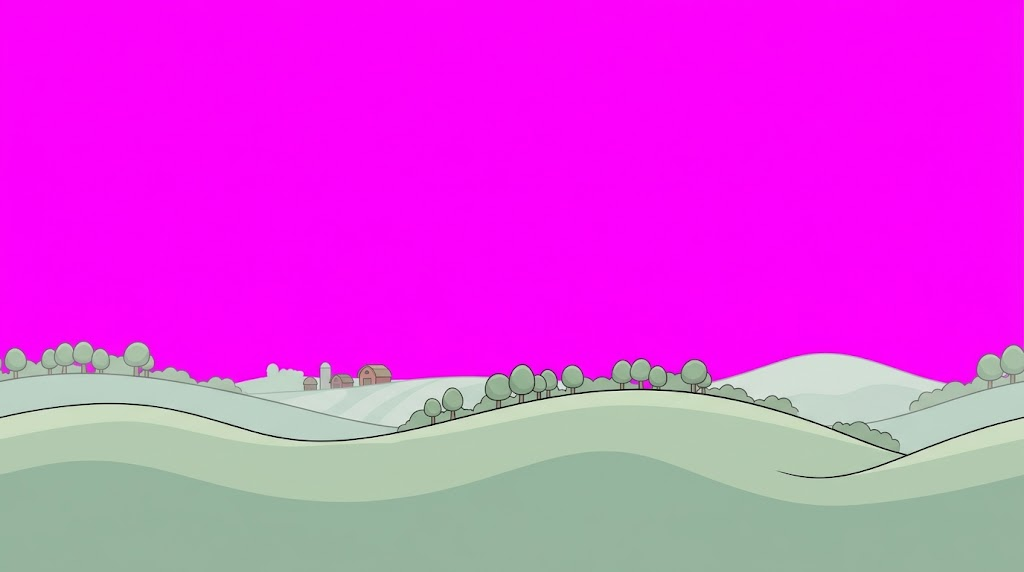
#> input picture sheets/v3/2d-side-scrolling-mobile-game-background-art-b-1788517217695-1.png, 1024 x 572 px, found by its file name
$ python bg_layers.py
#> lines starting #> are read from the running program, lines starting #| are printed output that depends on the picture
### tools/paths.py
# -*- coding: utf-8 -*-
"""Where the raw generations live, now that they no longer live here.

   The game folder holds what SHIPS plus the scripts that rebuild it. The
   sheets those scripts read -- every Gemini render, the reference art, the
   30-second music masters -- are 145MB of source that the game never loads,
   so they sit with the tool that made them instead:

       Gemini Studio / dgh /  sheets  ref  audio  concept  frames  anim_src

   which is also the DGH section in the Studio dashboard, so a sheet can be
   looked at, re-cut or re-generated from the same place.

   Every cut_*.py reads from SHEETS, every gen_*.py writes into it, and the
   art they produce still lands in art/ and anim/ next to the game. Override
   with DGH_ARCHIVE if the studio ever moves."""
import os

ROOT = os.path.dirname(os.path.dirname(os.path.abspath(__file__)))   # the game

ARCHIVE = os.environ.get('DGH_ARCHIVE') or os.path.join(
    os.path.dirname(ROOT), 'Gemini Prompt Sender', 'dashboard', 'dgh')

SHEETS  = os.path.join(ARCHIVE, 'sheets')      # v2 / v3 / v4, the raw renders
REF     = os.path.join(ARCHIVE, 'ref')         # key art + attachment references
AUDIOSRC= os.path.join(ARCHIVE, 'audio')       # the 192k music masters

def sheets(*parts):
    return os.path.join(SHEETS, *parts)

# [8 lines left out: function need, not called in this run]

### tools/bg_layers.py
# -*- coding: utf-8 -*-
"""Cut the generated parallax layers into looping, transparent tiles.

   Three layers, generated separately by tools/gen_bg.py so they can move at
   different speeds: hills, then the farm, then the fence you run past. Each is
   asked for on a flat magenta field instead of a painted sky -- magenta is in
   none of the palettes, so it keys out cleanly, and keying it is the whole
   point: the game draws ONE sky behind everything and no layer ever has to
   agree with another about what colour the sky is.

   Each layer also has to loop. A generator will not give you that, so the seam
   is searched for the same way tools/farm_seams.py searches: score the columns
   near the right-hand edge against the columns near the left, keep the pair
   that matches best, and crop between them. What is left tiles.

     python tools/bg_layers.py           # -> art/bg/far|mid|near.webp
"""
import os, sys
sys.path.insert(0, os.path.dirname(os.path.abspath(__file__)))
from paths import SHEETS, REF, AUDIOSRC, ROOT as GAME, sheets, need
import os, sys
from PIL import Image

SRC = sheets('v3')
OUT = 'art/bg'
# (source file, layer name, how much of the left/right edge to search)
LAYERS = [
    ('2d-side-scrolling-mobile-game-background-art-b-1788517217695-1.png', 'far',  0.30),
    ('2d-side-scrolling-mobile-game-background-art-b-1788517257993-1.png', 'mid',  0.22),
    ('2d-side-scrolling-mobile-game-background-art-b-1788517312713-1.png', 'near', 0.26),
]
STEP = 2


def key_magenta(im):
    """Magenta out, and pull the fringe off whatever it touched."""
    im = im.convert('RGBA')
    w, h = im.size
    px = im.load()
    def magenta(c):
        return c[0] > 150 and c[2] > 150 and c[1] < 110 and (c[0]-c[1]) > 60 and (c[2]-c[1]) > 60
    for y in range(h):
        for x in range(w):
            if magenta(px[x, y]): px[x, y] = (0, 0, 0, 0)
    # the half-keyed pixels around an edge read as a purple rim over a blue sky
    for y in range(h):
        for x in range(w):
            c = px[x, y]
            if not c[3]: continue
            if c[0] > c[1] + 40 and c[2] > c[1] + 40:
                g = c[1]
                px[x, y] = (min(c[0], g + 40), g, min(c[2], g + 40), 190)
    return im


def loop_seam(im, window):
    """-> (x0, x1) to crop, so the left and right edges meet."""
    w, h = im.size
    px = im.load()
    rows = [y for y in range(0, h, 3)]
    def col(x):
        return [px[x, y] for y in rows]
    def diff(a, b):
        s = 0
        for ca, cb in zip(a, b):
            if ca[3] == 0 and cb[3] == 0: continue
            s += abs(ca[0]-cb[0]) + abs(ca[1]-cb[1]) + abs(ca[2]-cb[2]) + abs(ca[3]-cb[3])*2
        return s
    left = range(0, int(w*window), STEP)
    right = range(int(w*(1-window)), w, STEP)
    lc = {x: col(x) for x in left}
    rc = {x: col(x) for x in right}
    best = None
    for a in right:
        for b in left:
            if a - b < w*0.45: continue          # keep a decent length
            s = diff(rc[a], lc[b])
            if best is None or s < best[2]: best = (b, a, s)
    return best


def trim_baseline(im):
    """Drop the solid dark rule the generator paints along the ground line.

       It is a fine detail in a picture that stands on its own and a hard black
       rule straight across the farm once the buildings are standing in a field
       the game draws -- so the rows that are opaque all the way across AND dark
       all the way across come off the bottom."""
    w, h = im.size
    px = im.load()
    cut = h
    for y in range(h-1, int(h*0.85), -1):
        row = [px[x, y] for x in range(0, w, 5)]
        op = [c for c in row if c[3] > 120]
        if len(op) > len(row)*0.92 and all(max(c[:3]) < 90 for c in op):
            cut = y
        elif op:
            break
    return im.crop((0, 0, w, cut)) if cut < h else im


def content_rows(im):
    """Where the drawn part of the layer starts and ends, as fractions."""
    w, h = im.size
    px = im.load()
    top = bot = None
    for y in range(h):
        if any(px[x, y][3] > 40 for x in range(0, w, 5)):
            if top is None: top = y
            bot = y
    return top/float(h), (bot+1)/float(h)


def main():
    os.makedirs(OUT, exist_ok=True)
    for src, name, window in LAYERS:
        im = key_magenta(Image.open(os.path.join(SRC, src)))
#> in key_magenta, im is the input picture: PIL image 1024x572 RGBA; mean R, G, B, A 221.1, 69, 222.1, 255
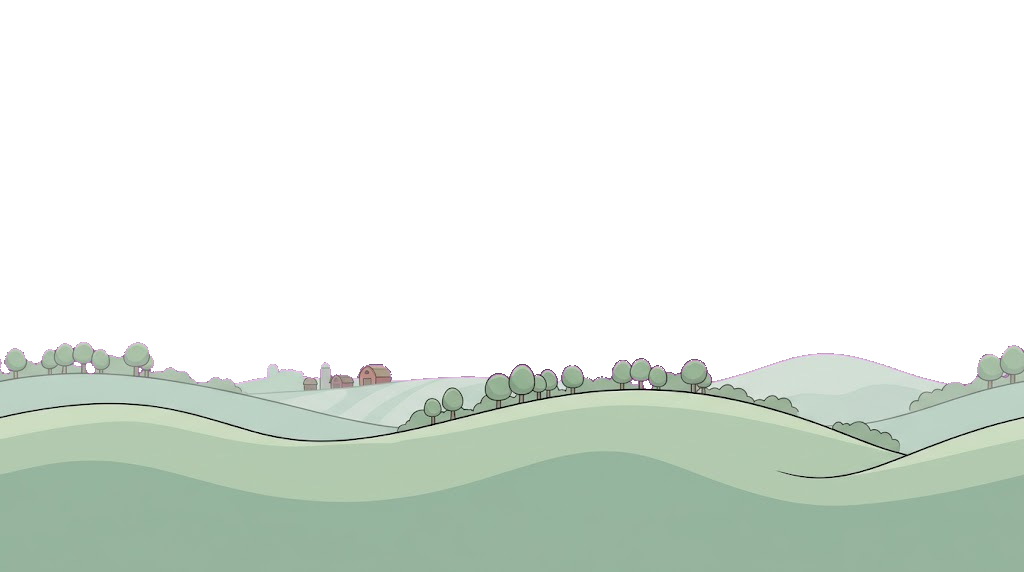
#> im: PIL image 1024x572 RGBA; mean R, G, B, A 59.6, 68.1, 60.6, 91.2; transparent parts drawn white
        b, a, score = loop_seam(im, window)
#> in loop_seam, `lc = {x: col(x) for x in left}`: lc = 154 items
        tile = im.crop((b, 0, a, im.height))
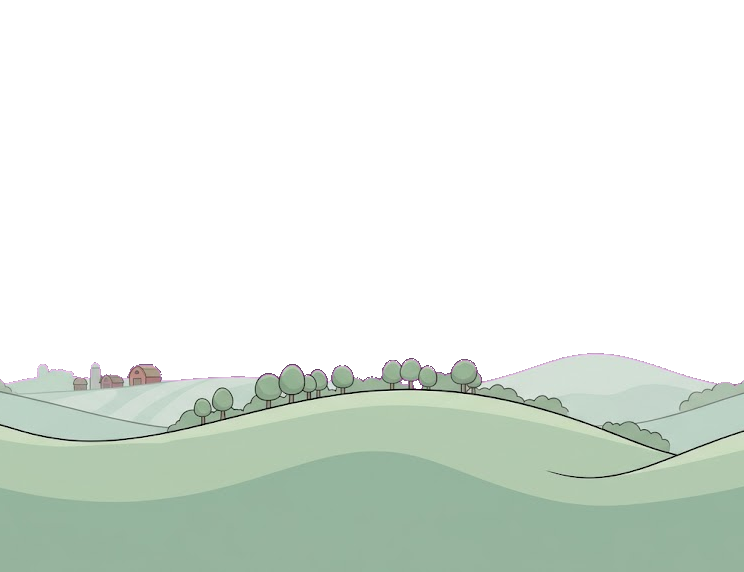
#> tile: PIL image 744x572 RGBA; mean R, G, B, A 58.7, 67, 59.6, 89.7; transparent parts drawn white
        if name == 'mid': tile = trim_baseline(tile)
        t, bt = content_rows(tile)
        # Trim the empty sky off the top. Transparent pixels are not free --
        # they are still blended, once per tile, every frame -- and these layers
        # were up to 62% empty. The game places each layer by its BOTTOM edge,
        # so trimming the top only changes the height it has to be drawn at.
        if t > 0.02:
            tile = tile.crop((0, int(t*tile.height), tile.width, tile.height))
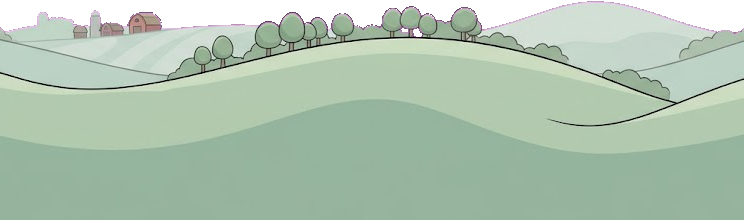
#> tile: PIL image 744x220 RGBA; mean R, G, B, A 152.6, 174.2, 155, 233.2; transparent parts drawn white
            t, bt = content_rows(tile)
        path = os.path.join(OUT, name + '.webp')
        tile.save(path, 'WEBP', quality=92, method=6, exact=True)
        print('%-5s %4dx%-4d from %4d..%-4d (seam score %d)  content y %.3f..%.3f  %d KB'
              % (name, tile.width, tile.height, b, a, score//1000, t, bt,
                 os.path.getsize(path)//1024))
#| far    744x220  from  230..974  (seam score 0)  content y 0.005..1.000  15 KB
        # a preview that shows the loop, over a sky-ish blue
        two = Image.new('RGB', (tile.width*2, tile.height), (60, 150, 230))
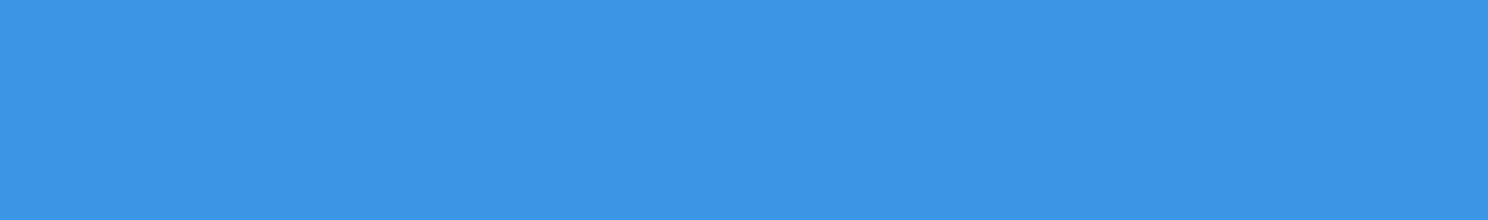
#> two: PIL image 1488x220 RGB; mean R, G, B 60, 150, 230
        two.paste(tile, (0, 0), tile); two.paste(tile, (tile.width, 0), tile)
#> after `two.paste(tile, (0, 0), tile)`:
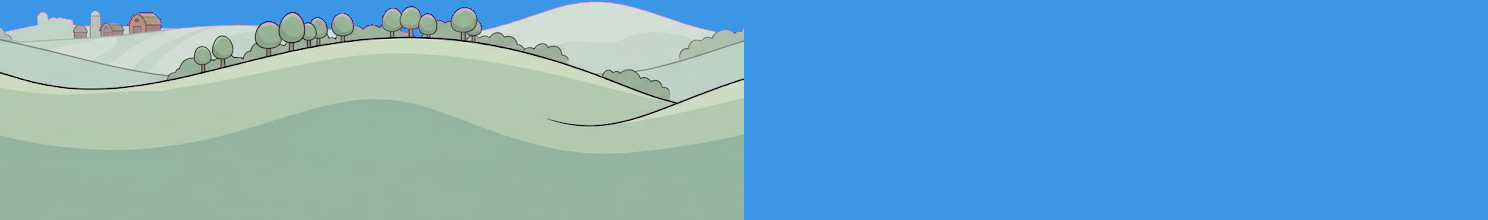
#> two: PIL image 1488x220 RGB; mean R, G, B 108.8, 168.4, 202.2
#> after `two.paste(tile, (tile.width, 0), tile)`:
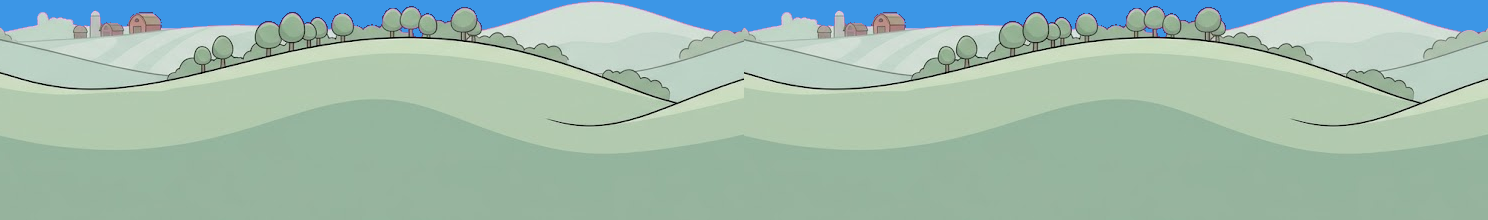
#> two: PIL image 1488x220 RGB; mean R, G, B 157.6, 186.9, 174.5
        two.resize((two.width//3, two.height//3), Image.LANCZOS).save('_bg_%s.png' % name)
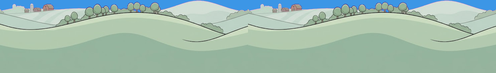
#> saved as _bg_far.png: PIL image 496x73 RGB; mean R, G, B 157.6, 186.9, 174.5
#> pass 2 of the loop in main, `for src, name, window in LAYERS:`:
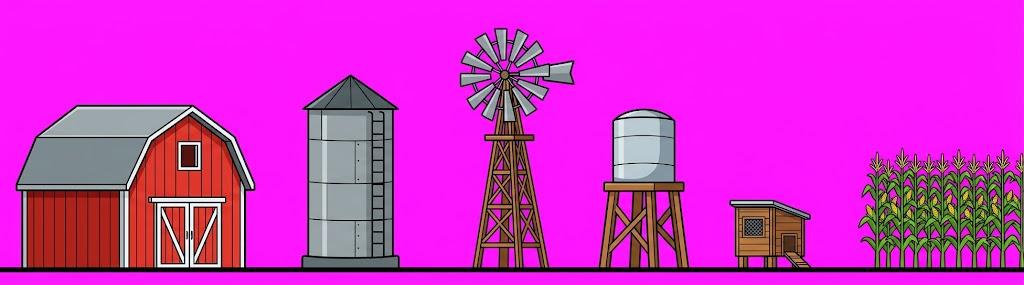
#> input picture sheets/v3/2d-side-scrolling-mobile-game-background-art-b-1788517257993-1.png, 1024 x 285 px, found by its file name
#> in key_magenta, im is the input picture: PIL image 1024x285 RGBA; mean R, G, B, A 210.2, 46, 198.9, 255
#> in main, `tile = tile.crop((0, int(t*tile.height), tile.width, tile.height))`:
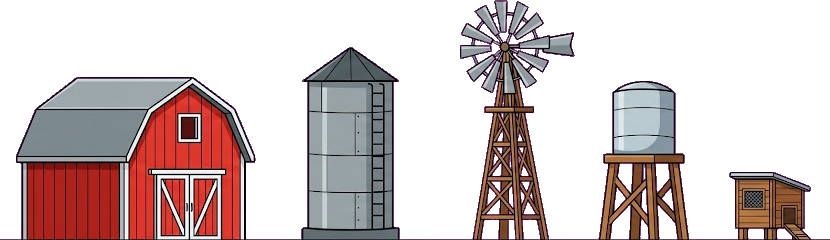
#> tile: PIL image 830x240 RGBA; mean R, G, B, A 51.7, 37.4, 37.2, 96.7; transparent parts drawn white
#| mid    830x240  from    0..830  (seam score 0)  content y 0.000..1.000  29 KB
#> in main, `two.resize((two.width//3, two.height//3), Image.LANCZOS).save('_bg_%s...`:
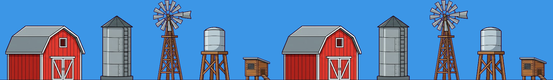
#> saved as _bg_mid.png: PIL image 553x80 RGB; mean R, G, B 88.7, 130.6, 179.8
#> pass 3 of the loop in main, `for src, name, window in LAYERS:`:
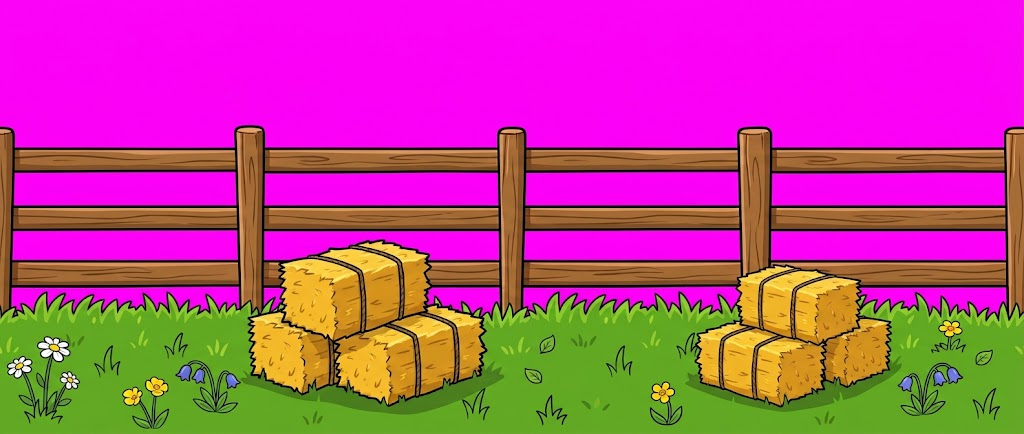
#> input picture sheets/v3/2d-side-scrolling-mobile-game-background-art-b-1788517312713-1.png, 1024 x 434 px, found by its file name
#> in key_magenta, im is the input picture: PIL image 1024x434 RGBA; mean R, G, B, A 186.4, 67.3, 139.8, 255
#> in main, `tile = tile.crop((0, int(t*tile.height), tile.width, tile.height))`:
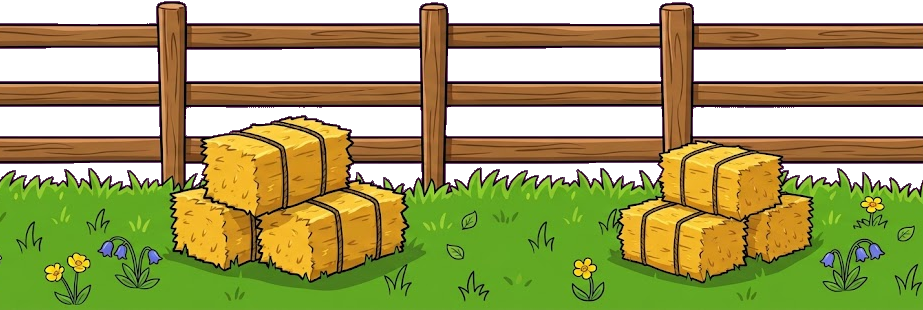
#> tile: PIL image 923x310 RGBA; mean R, G, B, A 94.6, 91.8, 31.6, 184.5; transparent parts drawn white
#| near   923x310  from   78..1001 (seam score 2)  content y 0.003..1.000  61 KB
#> in main, `two.resize((two.width//3, two.height//3), Image.LANCZOS).save('_bg_%s...`:
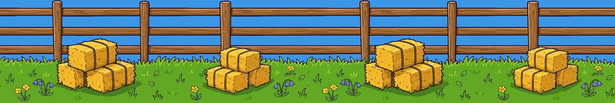
#> saved as _bg_near.png: PIL image 615x103 RGB; mean R, G, B 110.9, 133.2, 95


if __name__ == '__main__':
    main()
